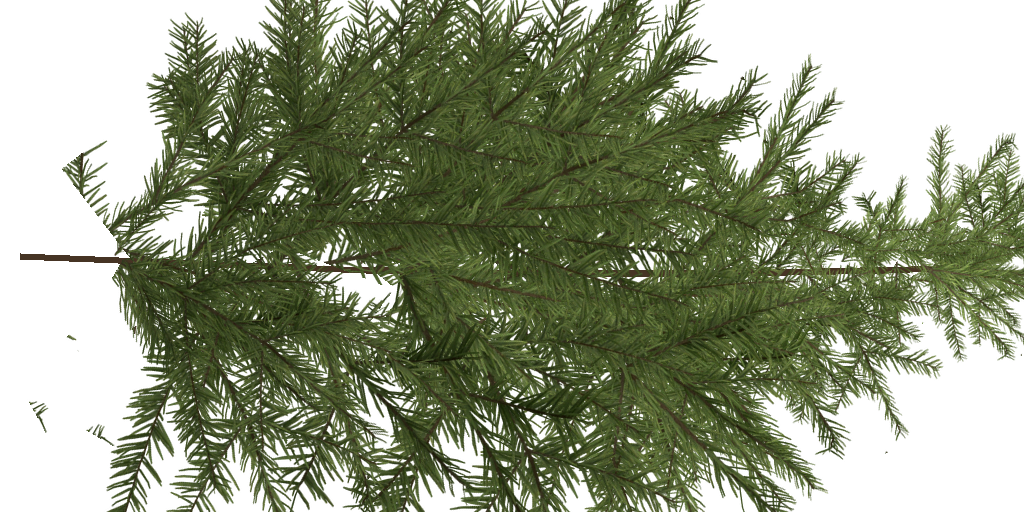
#> input picture game/assets/world/trees/fir_twig_albedo.png, 1024 x 512 px, given in place of imp_albedo_side0.png, which was not available
$ python make_impostor_atlas.py
#> lines starting #> are read from the running program, lines starting #| are printed output that depends on the picture
#!/usr/bin/env python3
# Packs the Blender impostor renders into 2048x1024 atlases (4 side views 384x1024 + top view 512x512) and the branch card textures.
import os

import numpy as np
from PIL import Image
from scipy import ndimage

HERE = os.path.dirname(os.path.abspath(__file__))
GAME = os.path.normpath(os.path.join(HERE, "..", ".."))
SRC = os.path.join(GAME, "assets", "world", "src", "tree")
OUT = os.path.join(GAME, "assets", "world", "trees")


def dilate(rgba):
    a = np.asarray(rgba).astype(np.float32)
    mask = a[..., 3] > 8
    idx = ndimage.distance_transform_edt(~mask, return_distances=False, return_indices=True)
    rgb = a[..., :3][idx[0], idx[1]]
    return Image.fromarray(np.dstack([rgb, a[..., 3]]).astype(np.uint8), "RGBA")


def atlas(mode):
#> called with mode = 'albedo'
    out = Image.new("RGBA", (2048, 1024), (0, 0, 0, 0))
#> out: PIL image 2048x1024 RGBA; every value is 0
    for k in range(4):
        out.paste(Image.open(os.path.join(SRC, f"imp_{mode}_side{k}.png")).convert("RGBA"), (k * 384, 0))
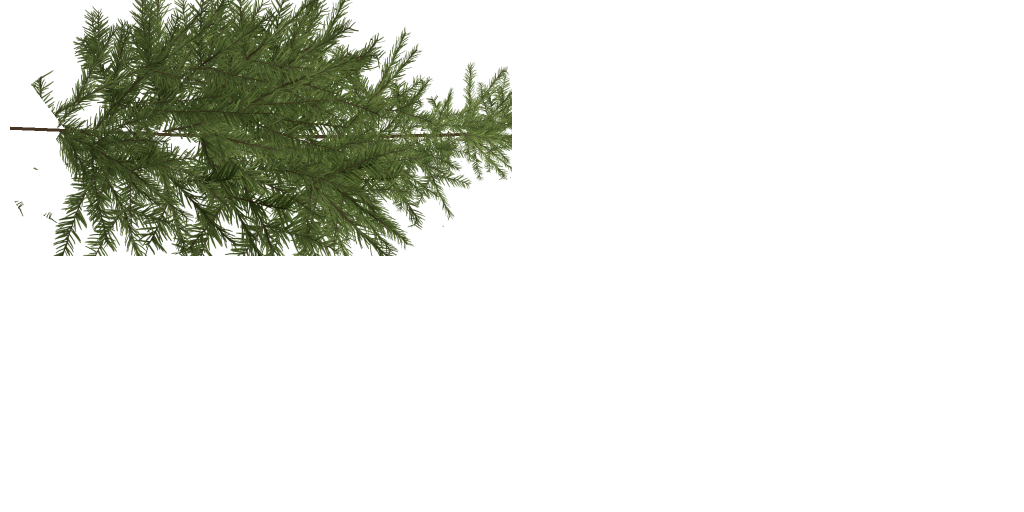
#> out: PIL image 2048x1024 RGBA (shown at 1/2 size); mean R, G, B, A 17.6, 20.8, 10, 37.2; transparent parts drawn white
#> pass 2 of the loop in atlas, `for k in range(4):`:
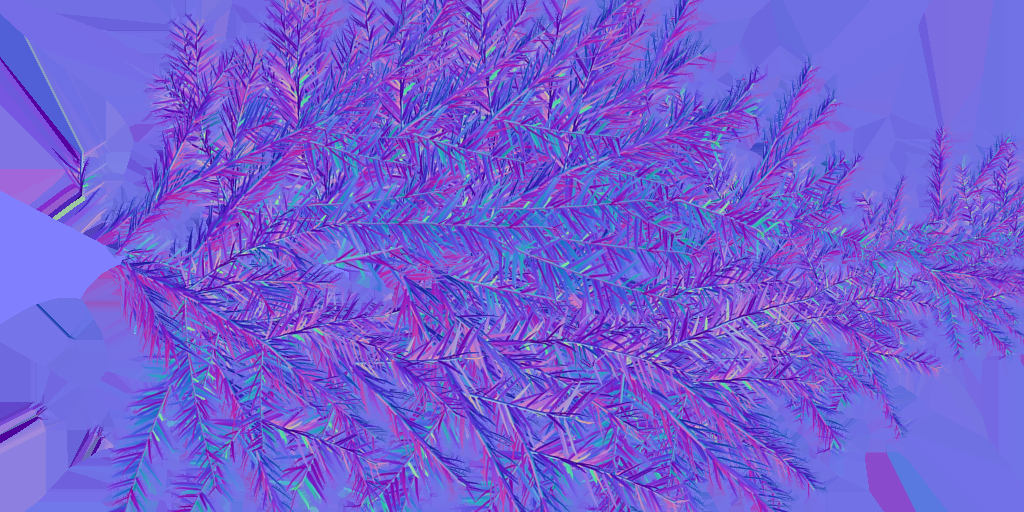
#> input picture game/assets/world/trees/fir_twig_normal.png, 1024 x 512 px, given in place of imp_albedo_side1.png, which was not available
#> in atlas, `out.paste(Image.open(os.path.join(SRC, f"imp_{mode}_side{k}.png")).con..`:
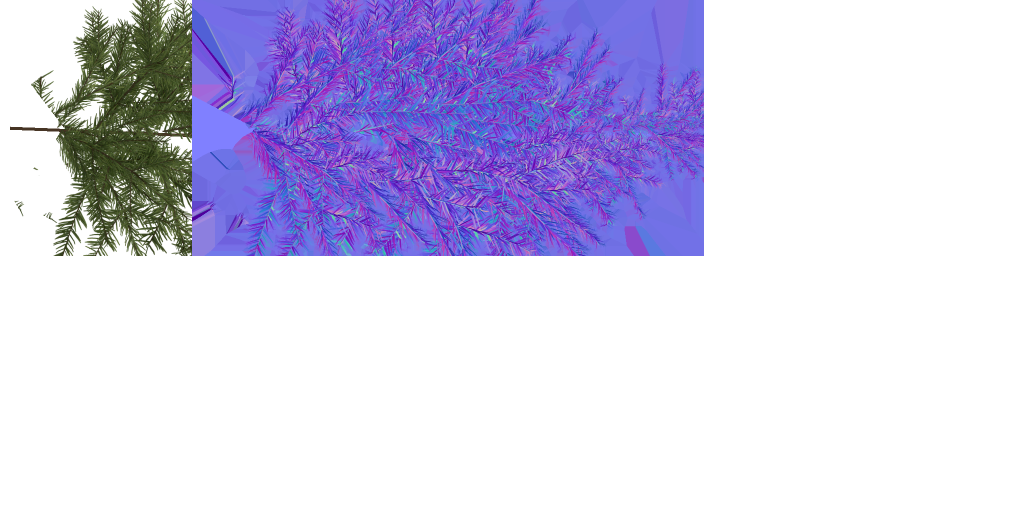
#> out: PIL image 2048x1024 RGBA (shown at 1/2 size); mean R, G, B, A 34.9, 30.8, 56.9, 75.4; transparent parts drawn white
    out.paste(Image.open(os.path.join(SRC, f"imp_{mode}_top.png")).convert("RGBA"), (1536, 0))
    return dilate(out)


def main():
    os.makedirs(OUT, exist_ok=True)
    atlas("albedo").save(os.path.join(OUT, "fir_billboard_albedo.png"))
    n = atlas("normal")
    # alpha is not needed in the normal atlas
    n.convert("RGB").save(os.path.join(OUT, "fir_billboard_normal.png"))
    Image.open(os.path.join(SRC, "branch_albedo.png")).save(os.path.join(OUT, "fir_twig_albedo.png"))
    Image.open(os.path.join(SRC, "branch_normal.png")).convert("RGB").save(os.path.join(OUT, "fir_twig_normal.png"))
    bark = Image.open(os.path.join(GAME, "assets", "world", "src", "polyhaven", "fir_tree_01", "fir_tree_01_bark_diff_2k.jpg"))
    bark.resize((512, 512), Image.LANCZOS).save(os.path.join(OUT, "fir_bark_albedo.png"))
    print("tree atlases written")


if __name__ == "__main__":
#> (the run stopped early here; a loop or call above may not have finished)
